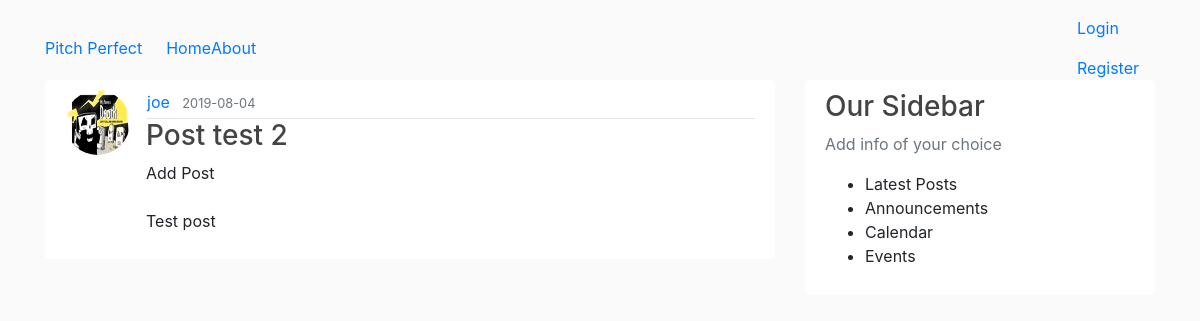
Screenshot of /post/2 with the database file from the repository.
### flaskblog/models.py (models this page shows, shortened)
class User(db.Model, UserMixin):
	id = db.Column(db.Integer, primary_key = True)
	username = db.Column(db.String(20), unique=True, nullable = False)
	email = db.Column(db.String(200), unique=True, nullable = False)
	image_file = db.Column(db.String(20),  nullable = False, default = 'default.jpg')
	password = db.Column(db.String(60), nullable = False)
	posts = db.relationship('Post', backref = 'author', lazy = True)

class Post(db.Model):
	id = db.Column(db.Integer, primary_key = True)
	title = db.Column(db.String(150), nullable = False)
	date_posted = db.Column(db.DateTime, nullable = False, default = datetime.utcnow)
	content = db.Column(db.String(200), nullable = False )
	user_id = db.Column(db.Integer, db.ForeignKey('user.id'), nullable = False)

### flaskblog/routes.py (the view)
@app.route("/post/<int:post_id>")
def post(post_id):
	post = Post.query.get_or_404(post_id)
	return render_template('post.html', title = post.title, post = post)

### flaskblog/templates/post.html (shortened to what this page needs)
{% extends "layout.html" %}
{% block content %}
<article class="media content-section">
	<img class="rounded-circle article-img" src="{{ url_for('static',filename = 'profile_pics/' + post.author.image_file) }} ">
	<div class="media-body">
		<div class="article-metadata">
			<a class="mr-2" href="">{{ post.author.username}}</a>
			<small class="text-muted">{{post.date_posted.strftime('%Y-%m-%d')}} </small>
		</div>
		<h3 class="article-title">{{post.title}} </a></h3>
		<p class="article-content">{{post.content}} </p>
	</div>
</article>
{% endblock content %}

### flaskblog/static/main.css (style rules this page uses)
body { background: #fafafa; color: 333333; margin-top: 5rem; }
h1,h2,h3,h4,h5,h6 { color: #444444; }
.content-section { background: #ffffff; padding: 10px 20px; border: 2px splod #dddddd; border-radius: 5px; margin-bottom: 20px; }
.article-title { color: #444444; }
.article-content { white-space: pre-line; }
.article-img { width: 65px; height: 65px; margin-right: 16px; }
.article-metadata { padding-left: 1px; padding-bottom: 4px; border-bottom: 1px solid #e3e3e3; }

### rows the page displays
User: image_file (picture), author.username "joe"
Post: date_posted "2019-08-04", title "Post test 2", content "Add Post Test post"
